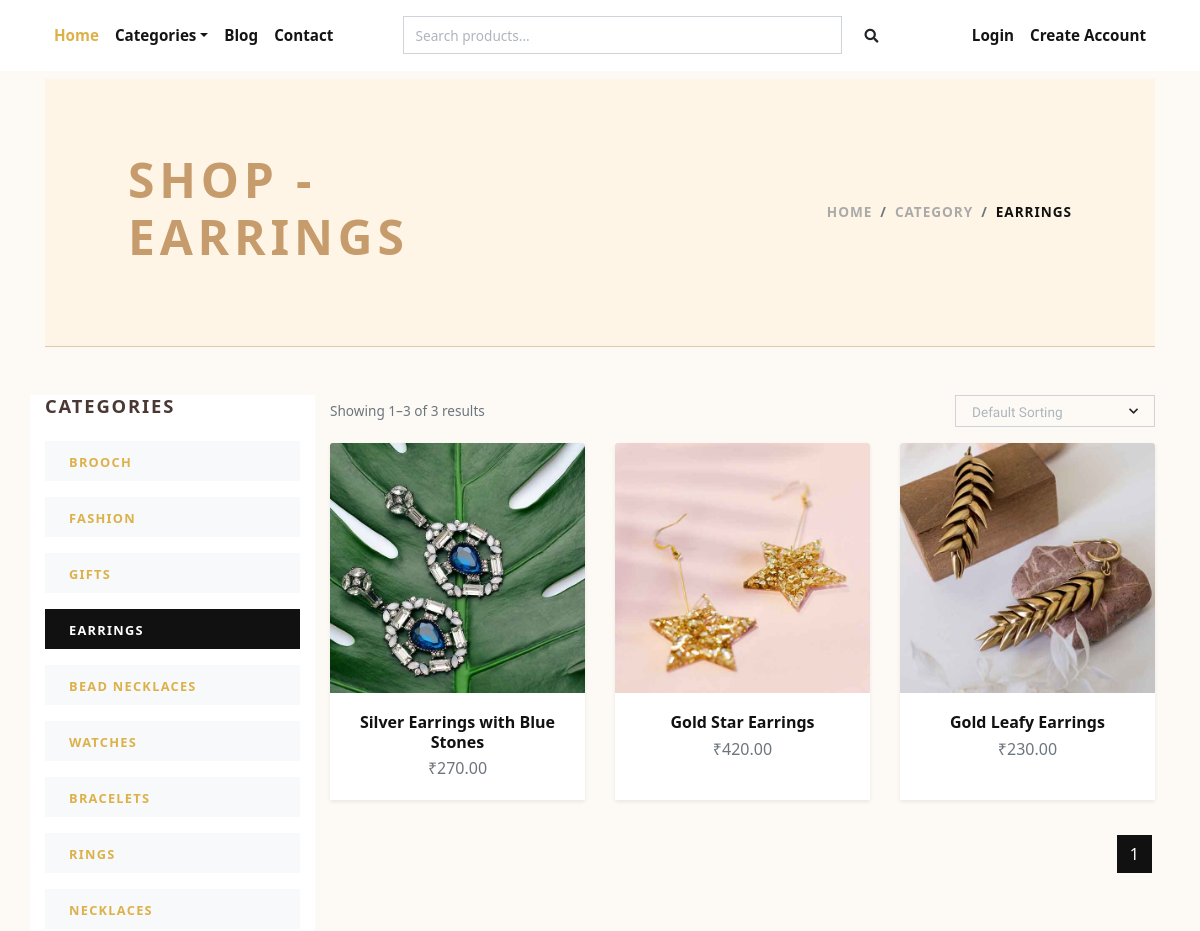
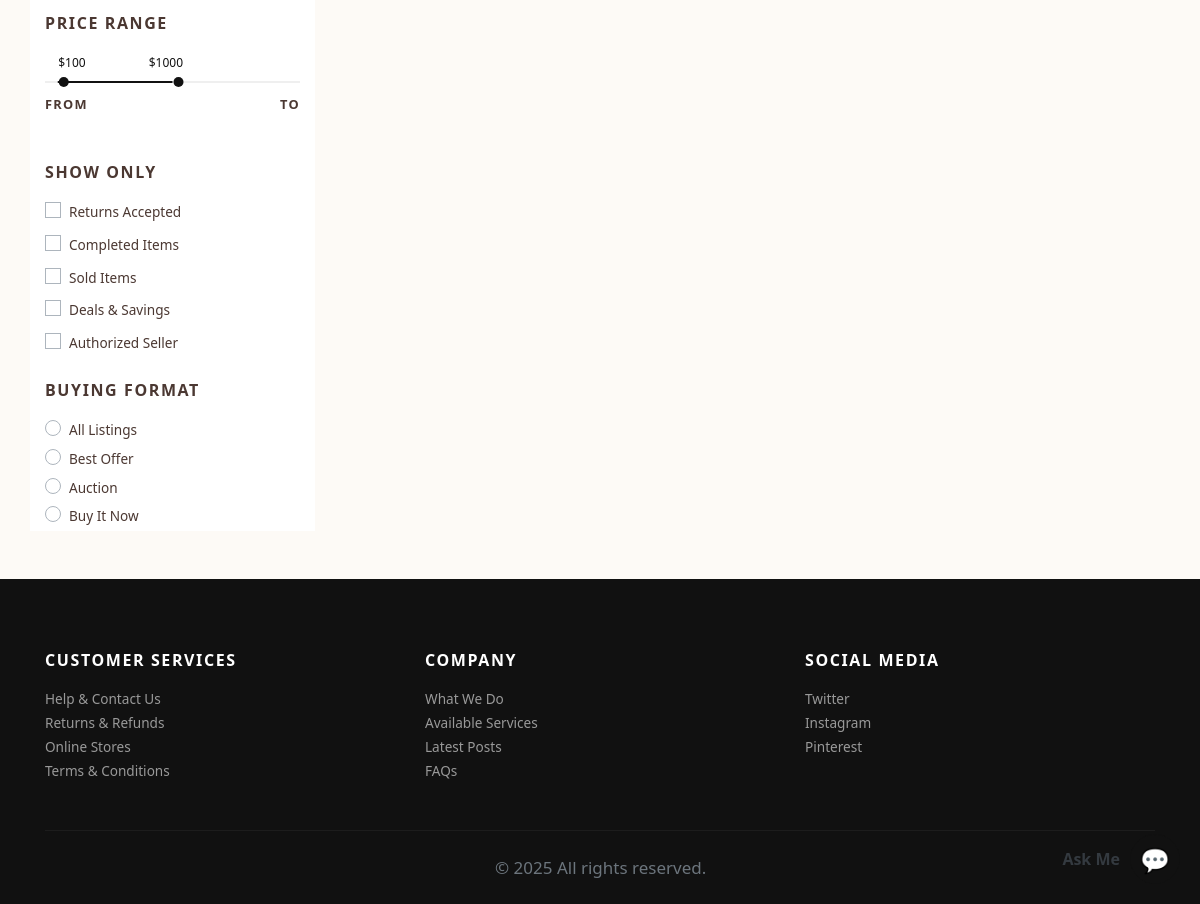
The page /earrings/ on the database its author committed (2 pictures, top to bottom).
### store/models.py (models this page shows, shortened)
class Category(models.Model):
    title = models.CharField(max_length=50, verbose_name="Category Title")
    slug = models.SlugField(max_length=55, verbose_name="Category Slug")
    description = models.TextField(blank=True, verbose_name="Category Description")
    category_image = models.ImageField(upload_to='category', blank=True, null=True, verbose_name="Category Image")
    is_active = models.BooleanField(verbose_name="Is Active?")
    is_featured = models.BooleanField(verbose_name="Is Featured?")
    created_at = models.DateTimeField(auto_now_add=True, verbose_name="Created Date")
    updated_at = models.DateTimeField(auto_now=True, verbose_name="Updated Date")
    class Meta:
        verbose_name_plural = 'Categories'
        ordering = ('-created_at', )

class Product(models.Model):
    title = models.CharField(max_length=150, verbose_name="Product Title")
    slug = models.SlugField(max_length=160, verbose_name="Product Slug")
    sku = models.CharField(max_length=255, unique=True, verbose_name="Unique Product ID (SKU)")
    short_description = models.TextField(verbose_name="Short Description")
    detail_description = models.TextField(blank=True, null=True, verbose_name="Detail Description")
    product_image = models.ImageField(upload_to='product', blank=True, null=True, verbose_name="Product Image")
    price = models.DecimalField(max_digits=8, decimal_places=2)
    category = models.ForeignKey(Category, verbose_name="Product Categoy", on_delete=models.CASCADE)
    is_active = models.BooleanField(verbose_name="Is Active?")
    is_featured = models.BooleanField(verbose_name="Is Featured?")
    estimated_delivery_days = models.PositiveIntegerField(default=5, verbose_name="Estimated Delivery Days")
    return_refund_policy = models.TextField(blank=True, null=True, verbose_name="Return & Refund Policy")
    coupon = models.ForeignKey('Coupon', null=True, blank=True, on_delete=models.SET_NULL, verbose_name="Applied Coupon")
    created_at = models.DateTimeField(auto_now_add=True, verbose_name="Created Date")
    updated_at = models.DateTimeField(auto_now=True, verbose_name="Updated Date")
    class Meta:
        verbose_name_plural = 'Products'
        ordering = ('-created_at', )

### store/views.py (the view)
# urls.py: path('<slug:slug>/', views.category_products, name="category-products"),
def category_products(request, slug):
    category = get_object_or_404(Category, slug=slug)
    products = Product.objects.filter(is_active=True, category=category)
    categories = Category.objects.filter(is_active=True)
    sort_option = request.GET.get('sorting', 'default')
    if sort_option == 'low-high':
        products = products.order_by('price')
    elif sort_option == 'high-low':
        products = products.order_by('-price')
    else:
        products = products.order_by('-created_at')
    page_number = request.GET.get('page')
    paginator = Paginator(products, 9)
    page_obj = paginator.get_page(page_number)
    context = {
        'category': category,
        'products': page_obj,
        'categories': categories,
        'sort_option': sort_option,
    }
    return render(request, 'store/category_products.html', context)

### store/context_preprocessors.py (called while the page is built)
def store_menu(request):
    try:
        categories = list(Category.objects.filter(is_active=True))
    except Exception:
        categories = []
    context = {
        'categories_menu': categories,
    }
    return context

def cart_menu(request):
    if request.user.is_authenticated:
        try:
            cart_items = list(Cart.objects.filter(user=request.user))
        except Exception:
            cart_items = []
        context = {
            'cart_items': cart_items,
        }
    else:
        context = {}
    return context

### templates/store/category_products.html (shortened to what this page needs)
{% extends 'base.html' %}
{% load static %}
{% block content %}
  <div class="container">
    <section class="py-5 blog-header">
      <div class="container">
        <div class="row px-4 px-lg-5 py-lg-4 align-items-center">
          <div class="col-lg-6">
            <h1 class="text-uppercase text-lg-left">Shop - {{category.title}}</h1>
          </div>
          <div class="col-lg-6 text-lg-right">
            <nav aria-label="breadcrumb">
              <ol class="breadcrumb justify-content-lg-end mb-0 px-0 bg-transparent">
                <li class="breadcrumb-item active"><a href="{% url 'store:home' %}">Home</a></li>
                <li class="breadcrumb-item active"><a href="{% url 'store:all-categories' %}">Category</a></li>
                <li class="breadcrumb-item" aria-current="page">{{category.title}}</li>
              </ol>
            </nav>
          </div>
        </div>
      </div>
    </section>
    <section class="py-5">
      <div class="container p-0">
        <div class="row">
          <div class="col-lg-3 order-2 order-lg-1 bg-white">
            <h5 class="text-uppercase mb-4">Categories</h5>
            {% if categories %}
              {% for cat in categories %}
                <a href="{% url 'store:category-products' cat.slug %}">
                  <div class="py-2 px-4 {% if category == cat %}bg-dark text-white {% else %}bg-light{% endif %} text-decoration-none mb-3">
                    <strong class="small text-uppercase font-weight-bold">{{cat.title}}</strong>
                  </div>
                </a>
              {% endfor %}
            {% endif %}
            <h6 class="text-uppercase mb-4">Price range</h6>
            <div class="price-range pt-4 mb-5">
              <div id="range"></div>
              <div class="row pt-2">
                <div class="col-6"><strong class="small font-weight-bold text-uppercase">From</strong></div>
                <div class="col-6 text-right"><strong class="small font-weight-bold text-uppercase">To</strong></div>
              </div>
            </div>
            <h6 class="text-uppercase mb-3">Show only</h6>
            <div class="custom-control custom-checkbox mb-1">
              <label class="custom-control-label text-small" for="customCheck1">Returns Accepted</label>
            </div>
            <div class="custom-control custom-checkbox mb-1">
              <label class="custom-control-label text-small" for="customCheck2">Completed Items</label>
            </div>
            <div class="custom-control custom-checkbox mb-1">
              <label class="custom-control-label text-small" for="customCheck3">Sold Items</label>
            </div>
            <div class="custom-control custom-checkbox mb-1">
              <label class="custom-control-label text-small" for="customCheck4">Deals &amp; Savings</label>
            </div>
            <div class="custom-control custom-checkbox mb-4">
              <label class="custom-control-label text-small" for="customCheck5">Authorized Seller</label>
            </div>
            <h6 class="text-uppercase mb-3">Buying format</h6>
            <div class="custom-control custom-radio">
              <label class="custom-control-label text-small" for="customRadio1">All Listings</label>
            </div>
            <div class="custom-control custom-radio">
              <label class="custom-control-label text-small" for="customRadio2">Best Offer</label>
            </div>
            <div class="custom-control custom-radio">
              <label class="custom-control-label text-small" for="customRadio3">Auction</label>
            </div>
            <div class="custom-control custom-radio">
              <label class="custom-control-label text-small" for="customRadio4">Buy It Now</label>
            </div>
          </div>
          <div class="col-lg-9 order-1 order-lg-2 mb-5 mb-lg-0">
            <div class="row mb-3 align-items-center">
              <div class="col-lg-6 mb-2 mb-lg-0">
                <p class="text-small text-muted mb-0">Showing {{ products.start_index }}–{{ products.end_index }} of {{ products.paginator.count }} results</p>
              </div>
              <div class="col-lg-6">
                <ul class="list-inline d-flex align-items-center justify-content-lg-end mb-0">
                  <li class="list-inline-item">
                    <form method="get" class="d-flex align-items-center">
                    </form>
                  </li>
                </ul>
              </div>
            </div>
            <div class="row g-4">
              {% if products %}
                {% for product in products %}
                  <div class="col-lg-4 col-sm-6 mb-3">
                    <div class="card h-100 border-0 shadow-sm product-card" style="cursor: pointer;" onclick="window.location.href='{% url 'store:product-detail' product.slug %}'">
                      <div class="position-relative">
                      </div>
                      <div class="card-body text-center d-flex flex-column justify-content-between">
                        <div>
                          <h6 class="card-title mb-1">
                            <a href="{% url 'store:product-detail' product.slug %}" class="text-decoration-none text-dark" onclick="event.stopPropagation();">{{ product.title }}</a>
                          </h6>
                          <p class="text-muted fw-semibold mb-0">₹{{ product.price }}</p>
                        </div>
                      </div>
                    </div>
                  </div>
                {% endfor %}
              {% endif %}
            </div>
            <div class="d-flex justify-content-center justify-content-lg-end mt-3">
              <nav aria-label="Page navigation">
                <ul class="pagination">
                  {% for num in products.paginator.page_range %}
                    {% if products.number == num %}
                      <li class="page-item active"><span class="page-link">{{ num }}</span></li>
                    {% else %}
                      <li class="page-item"><a class="page-link" href="?sorting={{ sort_option }}&page={{ num }}">{{ num }}</a></li>
                    {% endif %}
                  {% endfor %}
                </ul>
              </nav>
            </div>
          </div>
        </div>
      </div>
    </section>
  </div>
{% endblock content %}

### jewelryshop/static/css/style.default.css (style rules this page uses)
.text-small { font-size: 0.85rem !important; }
strong { font-weight: 700; }
.text-uppercase { text-transform: uppercase; letter-spacing: 0.1em; }
.noUi-target { background: #efefef; border-radius: 0; border: none; box-shadow: none; }
.noUi-horizontal { height: 2px; }
body { font-family: "Libre Franklin", sans-serif; font-size: 1rem; font-weight: 400; line-height: 1.5; color: #111111; background-color: #fff; }
a { color: #dcb14a; text-decoration: none; }
h1, h2, h3, h4, h5, h6, .h1, .h2, .h3, .h4, .h5, .h6 { margin-bottom: 0.5rem; font-family: inherit; font-weight: 900; line-height: 1.2; color: inherit; }
h1, .h1 { font-size: 2.2rem; }
h5, .h5 { font-size: 1.15rem; }
h6, .h6 { font-size: 1rem; }
small, .small { font-size: 80%; font-weight: 400; }
.page-item:first-child .page-link { border-top-left-radius: 0; border-bottom-left-radius: 0; }
.page-item:last-child .page-link { border-top-right-radius: 0; border-bottom-right-radius: 0; }
.page-item.active .page-link { color: #fff; background-color: #111111; border-color: #111111; }
.page-link { padding: 0.5rem 0.75rem; line-height: 1.25; color: #111111; background-color: none; border: 1px solid #eee; margin: 0.2rem; transition: all 0.3s; }
.bg-light { background-color: #f8f9fa !important; }
.bg-dark { background-color: #111111 !important; }
.text-dark { color: #111111 !important; }
.shadow-sm { box-shadow: 0 0.125rem 0.25rem rgba(17, 17, 17, 0.075) !important; }
.custom-checkbox .custom-control-label::before { border-radius: 0; }
.custom-radio .custom-control-label::before { border-radius: 50%; }
.custom-control-label { font-weight: 400; line-height: 2.1em; cursor: pointer; }
.card { background-color: #fff; border: 1px solid rgba(17, 17, 17, 0.125); border-radius: 0; }
.card-body { padding: 1.25rem; }
.card-title { margin-bottom: 0.75rem; }
.breadcrumb { background: #f8f9fa; }
.breadcrumb-item { font-size: 0.85rem; text-transform: uppercase; letter-spacing: 0.07em; font-weight: 900; color: #111111; }
.breadcrumb-item a { color: inherit; transition: all 0.3s; }
.breadcrumb-item.active { color: #aaa; }

### jewelryshop/static/css/stylecontact.css (style rules this page uses)
body { font-family: 'Segoe UI', sans-serif; background-color: #fdfaf6; color: #4b3832; }

### jewelryshop/static/css/styleblog.css (style rules this page uses)
body { background-color: #fdfaf6; color: #4b3832; font-family: 'Segoe UI', sans-serif; }
.blog-header { text-align: center; padding: 80px 20px 40px; background-color: #fff5e6; border-bottom: 1px solid #e0c8ac; }
.blog-header h1 { font-weight: 700; font-size: 3rem; color: #c69c6d; }

### templates/store/category_products.html (style rules this page uses)
.product-card { transition: transform 0.3s ease; }

### rows shown on the page
Category: title "EARRINGS"
Category: title "BROOCH"
Category: title "FASHION"
Category: title "GIFTS"
Category: title "BEAD NECKLACES"
Category: title "WATCHES"
Category: title "BRACELETS"
Category: title "RINGS"
Category: title "NECKLACES"
Product: title "Silver Earrings with Blue Stones", price "270.00"
Product: title "Gold Star Earrings", price "420.00"
Product: title "Gold Leafy Earrings", price "230.00"

### other values the page prints
{{ products.start_index }} "1"
{{ products.end_index }} "3"
{{ products.paginator.count }} "3"
{{ num }} "1"
